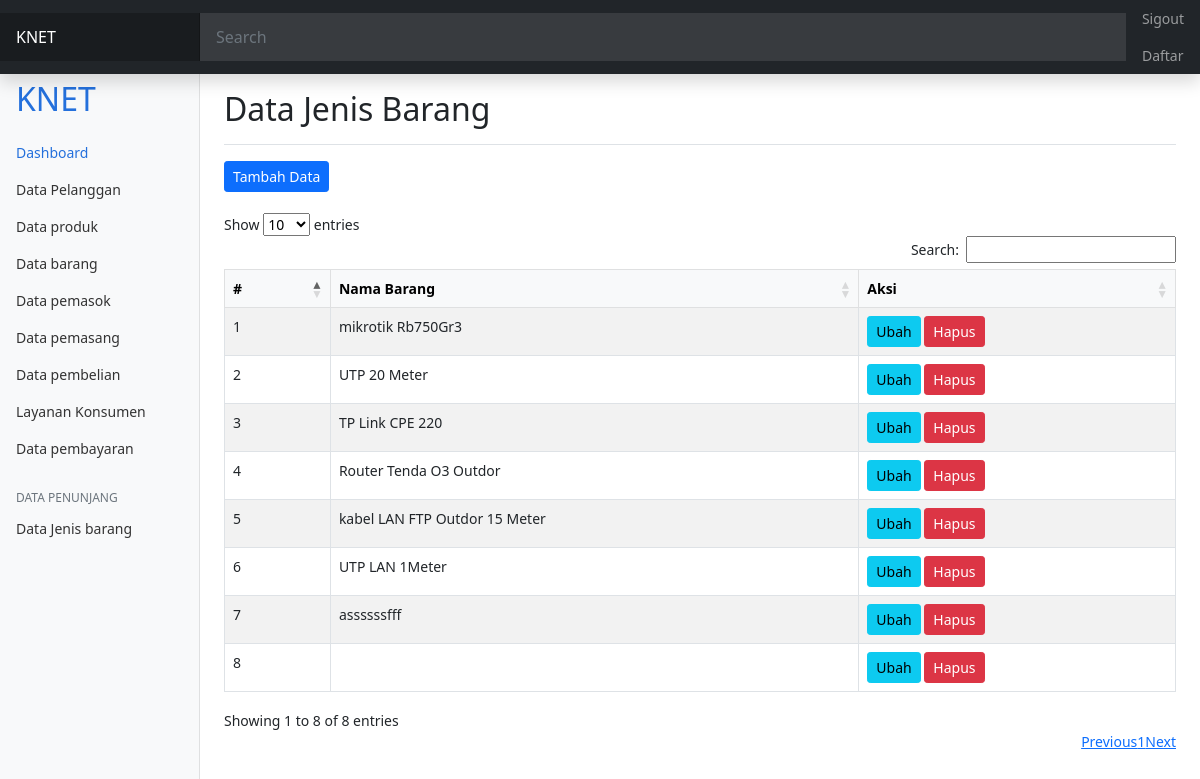
/produk/data_jns_barang.php (signed in), run on the app's committed database.
### tables this page shows
CREATE TABLE IF NOT EXISTS `jns_barang` (
  `id_jns_barang` int(11) NOT NULL AUTO_INCREMENT,
  `nama_jns_barang` varchar(50) NOT NULL,
  PRIMARY KEY (`id_jns_barang`)
);

### produk/data_jns_barang.php (the view, shortened to what this page needs)
<?php
include "../layout/header.php";
include "../config/koneksi.php";
$sql = mysqli_query($koneksi, "SELECT * FROM jns_barang");
?>
<main class="col-md-9 ms-sm-auto col-lg-10 px-md-4">
	<div class="d-flex justify-content-between flex-wrap flex-md-nowrap align-items-center pt-3  pb-2 mb-3 border-bottom">
	<h1 class="h2">Data Jenis Barang</h1>
	</div>
<a href="tambah_jns_barang.php" class="btn btn-sm btn-primary">Tambah Data</button></a>
	<br><br>
	<div class="table-responsive">
		<table class="table table-striped table-bordered display nowrap" id="example" style="width: 100%">
			<thead class="table-light">
				<tr>
					<th scope="col">#</th>
					<th scope="col">Nama Barang</th>
					<th scope="col">Aksi</th>
				</tr>
			</thead>
		<tbody>
			<?php
			$no = 1;
			while ($rs = mysqli_fetch_assoc($sql)) : ?>
			<tr>
				<td><?= $no; ?></td>
				<td><?= $rs['nama_jns_barang']; ?></td>
			<td>
			<a href="ubah_jns_barang.php?id=<?= $rs['id_jns_barang']; ?>" class="btn btn-info btn-sm">Ubah</a>
			<a href="hapus_jns_barang.php?id=<?= $rs['id_jns_barang']; ?>" class="btn btn-danger btn-sm">Hapus</a>
			</td>
			</tr>
		<?php
			$no++;
			endwhile;
			?>
			</tbody>
		</table>
	</div>
</main>
<?php
include "../layout/footer.php";
?>

### assets/css/dashboard.css (style rules this page uses)
body { font-size: .875rem; }

### data on the page
jns_barang: nama_jns_barang "mikrotik Rb750Gr3"
jns_barang: nama_jns_barang "UTP 20 Meter"
jns_barang: nama_jns_barang "TP Link CPE 220"
jns_barang: nama_jns_barang "Router Tenda O3 Outdor"
jns_barang: nama_jns_barang "kabel LAN FTP Outdor 15 Meter"
jns_barang: nama_jns_barang "UTP LAN 1Meter"
jns_barang: nama_jns_barang "assssssfff"
